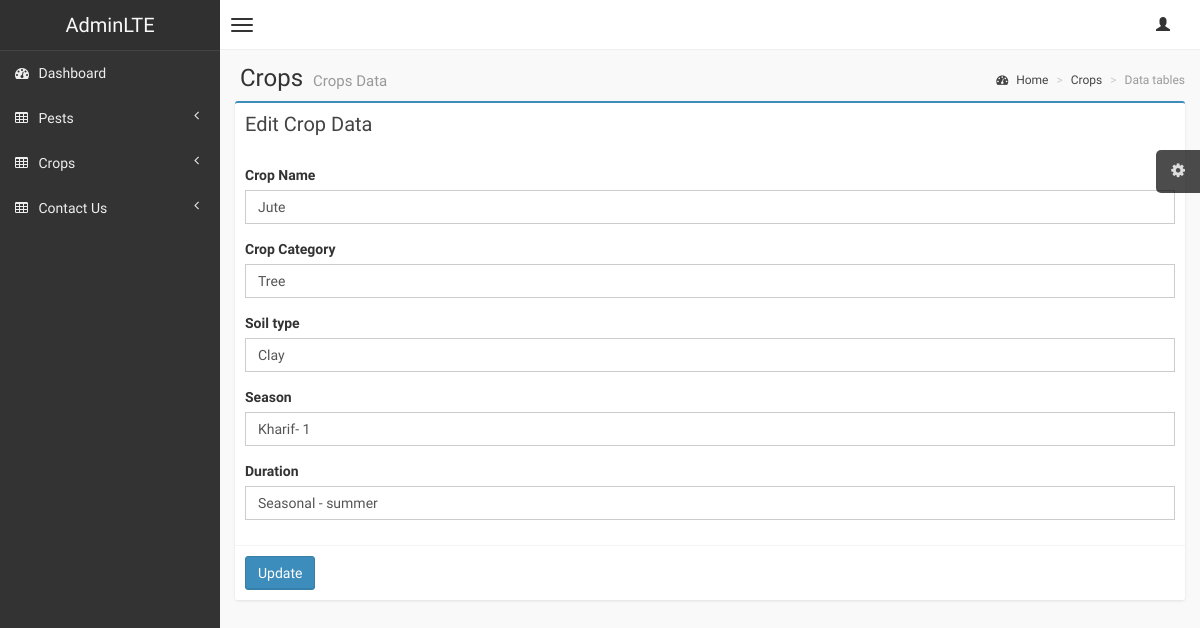
The app's page /admin/crop_edit.php?edit=1 with its own data.
### tables this page shows
CREATE TABLE `crop_lists` (
  `cropList_id` int(11) NOT NULL,
  `crop_name` varchar(50) NOT NULL,
  `crop_category` varchar(50) NOT NULL,
  `soil_type` varchar(50) NOT NULL,
  `season` varchar(20) NOT NULL,
  `duration` varchar(50) NOT NULL,
  `created_at` timestamp NOT NULL DEFAULT current_timestamp() ON UPDATE current_timestamp()
);

### admin/crop_edit.php (the view, shortened to what this page needs)
<!DOCTYPE html>
<html>
<head>
    <link href="css/bootstrap.min.css" rel="stylesheet" type="text/css" />
    <link href="css/font-awesome.min.css" rel="stylesheet" type="text/css" />
    <link href="css/datatables/dataTables.bootstrap.css" rel="stylesheet" type="text/css" />
    <link href="css/AdminLTE.css" rel="stylesheet" type="text/css" />
    <?php
$conn = connect();
if (isset($_GET['edit'])){
    $id = $_GET['edit'];
    $sql= "SELECT * FROM crop_lists WHERE cropList_id=$id";
    $result = $conn->query($sql);
    $row = $result-> fetch_assoc();
    $crop_name = $row['crop_name'];
    $crop_category = $row['crop_category'];
    $soil_type = $row['soil_type'];
    $season = $row['season'];
    $duration = $row['duration'];
}
?>
</head>
<body class="skin-black">
    <header class="header">
        <a href="index.php" class="logo">
            AdminLTE
        </a>
        <nav class="navbar navbar-static-top" role="navigation">
            <a href="#" class="navbar-btn sidebar-toggle" data-toggle="offcanvas" role="button">
                <span class="icon-bar"></span>
                <span class="icon-bar"></span>
                <span class="icon-bar"></span>
            </a>
            <div class="navbar-right">
                <ul class="nav navbar-nav">
                    <li class="dropdown user user-menu">
                        <a href="#" class="dropdown-toggle" data-toggle="dropdown">
                            <i class="glyphicon glyphicon-user"></i>
                        </a>
                    </li>
                </ul>
            </div>
        </nav>
    </header>
    <div class="wrapper row-offcanvas row-offcanvas-left">
        <aside class="left-side sidebar-offcanvas">
            <section class="sidebar">
                <ul class="sidebar-menu">
                    <li>
                        <a href="index.php">
                            <i class="fa fa-dashboard"></i> <span>Dashboard</span>
                        </a>
                    </li>
                    <li class="treeview">
                        <a href="">
                            <i class="fa fa-table"></i> <span>Pests</span>
                            <i class="fa fa-angle-left pull-right"></i>
                        </a>
                    </li>
                    <li class="treeview">
                        <a href="#">
                            <i class="fa fa-table"></i> <span>Crops</span>
                            <i class="fa fa-angle-left pull-right"></i>
                        </a>
                    </li>
                    <li class="treeview">
                        <a href="#">
                            <i class="fa fa-table"></i> <span>Contact Us</span>
                            <i class="fa fa-angle-left pull-right"></i>
                        </a>
                    </li>
                </ul>
            </section>
        </aside>
        <aside class="right-side">
            <section class="content-header">
                <h1>
                    Crops
                    <small>Crops Data</small>
                </h1>
                <ol class="breadcrumb">
                    <li><a href="index.php"><i class="fa fa-dashboard"></i> Home</a></li>
                    <li><a href="crop.php">Crops</a></li>
                    <li class="active">Data tables</li>
                </ol>
            </section>
            <section class="col-lg-12 col-md-12 connectedSortable">
                <div class="box box-primary">
                    <div class="box-header">
                        <h3 class="box-title">Edit Crop Data</h3>
                    </div>
                    <form role="form" onsubmit="return nullcheck();" method="POST">
                        <div class="box-body">
                            <div class="form-group">
                                <label for="crop_name">Crop Name</label>
                                <input type="text" class="form-control" id="crop_name" name="crop_name"
                                    placeholder="Enter Crop Name" value="<?=$crop_name; ?>">
                            </div>
                            <div class="form-group">
                                <label for="crop_category">Crop Category</label>
                                <input type="text" class="form-control" id="crop_category" name="crop_category"
                                    placeholder="Enter Crop Category" value="<?=$crop_category; ?>">
                            </div>
                            <div class="form-group">
                                <label for="soil_type">Soil type</label>
                                <input type="text" class="form-control" id="soil_type" name="soil_type"
                                    placeholder="Enter Soil type" value="<?=$soil_type; ?>">
                            </div>
                            <div class="form-group">
                                <label for="season">Season</label>
                                <input type="text" class="form-control" id="season" name="season"
                                    placeholder="Enter Season" value="<?=$season; ?>">
                            </div>
                            <div class="form-group">
                                <label for="duration">Duration</label>
                                <input type="text" class="form-control" id="duration" name="duration"
                                    placeholder="Enter Duration" value="<?=$duration; ?>">
                            </div>
                        </div>
                        <div class="box-footer">
                            <button type="submit" class="btn btn-primary" name="update">Update</button>
                        </div>
                    </form>
                </div>
            </section>
        </aside>
    </div>
</body>
</html>

### records on screen
crop_lists: crop_name "Jute", crop_category "Tree", soil_type "Clay", season "Kharif- 1", duration "Seasonal - summer"
